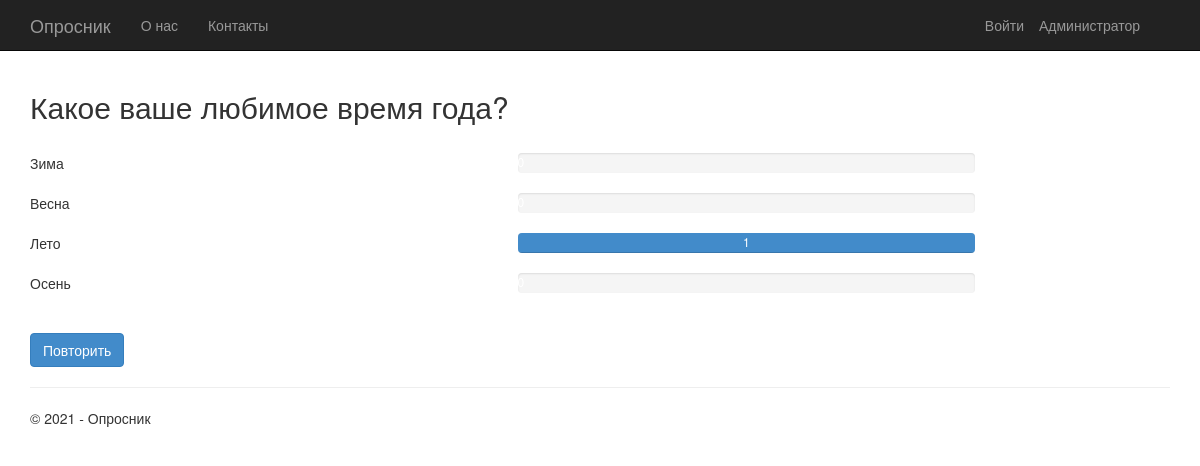
/1/results/, run on the app's committed database.
### app/models.py (models this page shows, shortened)
class Poll(models.Model):
    text = models.CharField(max_length=200)
    pub_date = models.DateTimeField('date published')
    def total_votes(self):
        return self.choice_set.aggregate(Sum('votes'))['votes__sum']

class Choice(models.Model):
    poll = models.ForeignKey(Poll, on_delete=models.CASCADE)
    text = models.CharField(max_length=200)
    votes = models.IntegerField(default=0)
    def votes_percentage(self):
        total=self.poll.total_votes()
        return self.votes / float(total) * 100 if total > 0 else 0

### app/views.py (the view)
class PollResultsView(DetailView):
    model = Poll
    def get_context_data(self, **kwargs):
        context = super(PollResultsView, self).get_context_data(**kwargs)
        context['title'] = 'Результат'
        context['btn'] = 'Повторить'
        context['year'] = datetime.now().year
        return context

### app/templates/app/results.html
{% extends "app/layout.html" %}
{% block content %}
<h2>{{ poll.text }}</h2>
<br />
{% for choice in poll.choice_set.all %}
<div class="row">
    <div class="col-sm-5">{{choice.text}}</div>
    <div class="col-sm-5">
        <div class="progress">
            <div class="progress-bar" role="progressbar" aria-valuenow="{{choice.votes}}" aria-valuemin="0" aria-valuemax="{{poll.total_votes}}" style="width: {{choice.votes_percentage}}%;">
                {{choice.votes}}
            </div>
        </div>
    </div>
</div>
{% endfor %}
<br />
<a class="btn btn-primary" href="{% url 'app:detail' poll.id %}">{{btn}}</a>
{% endblock %}

### app/static/app/content/site.css (style rules this page uses)
body { padding-top: 50px; padding-bottom: 20px; }

### data on the page
Poll: text "Какое ваше любимое время года?"
Choice: text "Зима"
Choice: text "Весна"
Choice: text "Лето", votes "1"
Choice: text "Осень"

### other printed values
{{ btn }} "Повторить"
{{ year }} "2021"
